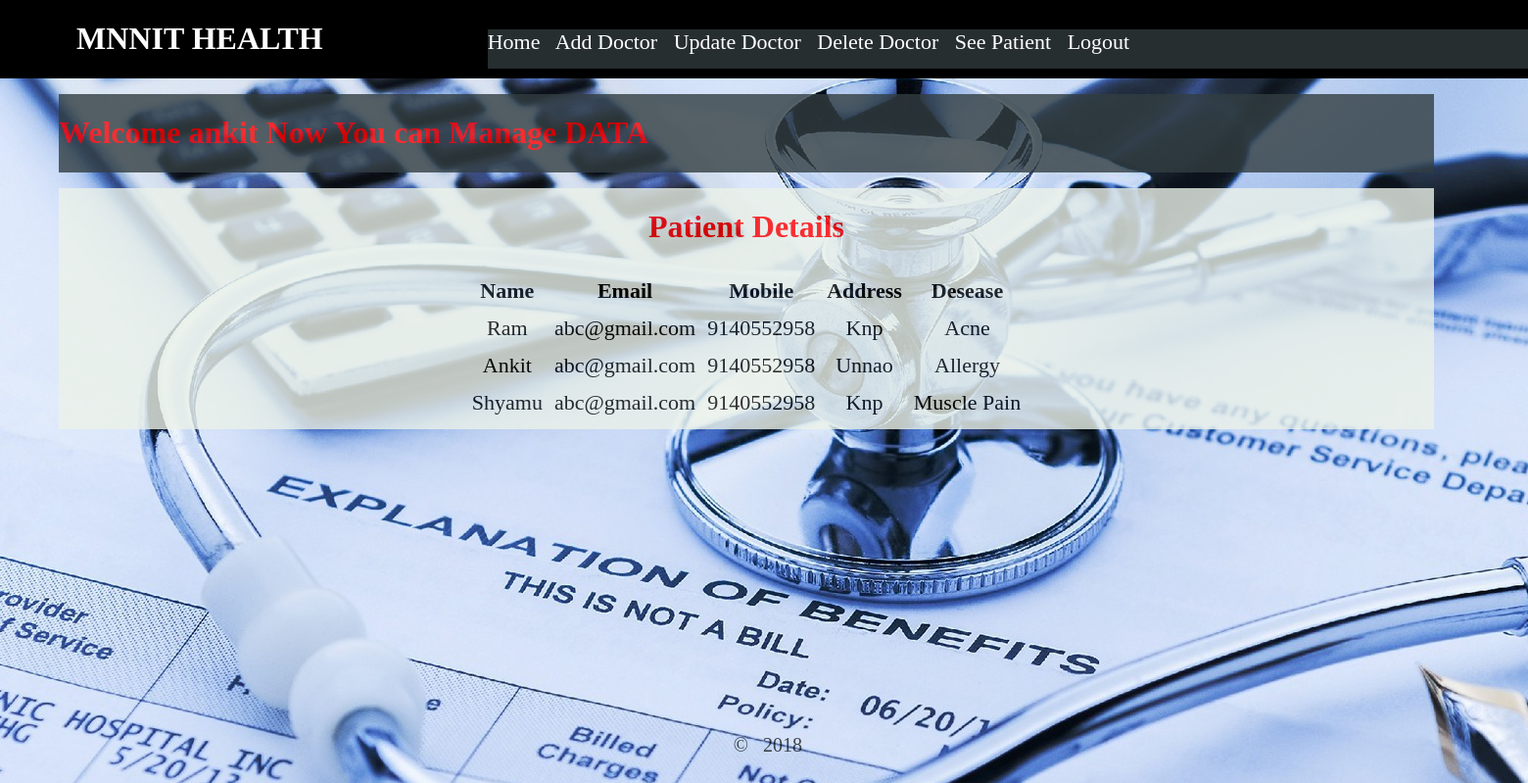
/patient.php (signed in), run on the app's committed database.
### tables this page shows
CREATE TABLE Customers (
  user_id varchar(11) NOT NULL,
  first_name varchar(30) NOT NULL,
  middle_name varchar(30) DEFAULT NULL,
  last_name varchar(30) DEFAULT NULL,
  email varchar(30) NOT NULL,
  mob varchar(11) NOT NULL,
  address_line1 varchar(50) NOT NULL,
  address_line2 varchar(50) DEFAULT NULL,
  address_line3 varchar(50) DEFAULT NULL,
  desease varchar(30) NOT NULL,
  primary key(user_id)
);

### patient.php (the view, shortened to what this page needs)
<?php
  $con=con();
    $userid = $_SESSION['user_id'];
    $qu="select * from Customers ";
    $result=$con->query($qu);
?>
<!DOCTYPE html>
<html>
 <head>
   <link  href="css/admin_home.css" rel="stylesheet"/>
 </head>
 <body>
  <div id="full">
    <div id="header">
      <div id="lg">
         <h1 style="color:white;"> MNNIT HEALTH</h1>
      </div>
      <div id="li">
        <a href="admin_home.php"> Home &nbsp; </a>
        <a href="add.php"> Add Doctor &nbsp;</a>
        <a href="update.php"> Update Doctor &nbsp;</a>
        <a href="delete.php">  Delete Doctor &nbsp;</a>
        <a href="patient.php"> See Patient &nbsp;</a>
        <a href="logout.php"> Logout </a>
      </div>
    </div>
    <div id="ma">
      <marquee> <h1 style="color:red;"> Welcome <?php echo "$userid";?> Now You can Manage DATA</h1></marquee>
    </div>
    <div id="fo">
         <center> <h1 style="color:red;opacity:1;"> Patient Details </h1></center>
          <?php
           echo "<center><table>";
           echo "<tr><th>Name</th><th>Email</th><th>Mobile</th><th>Address</th><th>Desease</th></tr>";
           while($row1=$result->fetch_array())
            {
              echo "<tr><td>$row1[1] $row1[2] $row1[3]</td><td> $row1[4]</td><td> $row1[5]</td><td>$row1[6] $row1[7] $row1[8]</td><td>$row1[9]</td></tr>";
            }
            echo "</table></center>";
          ?>
    </div>
    <div id="abo">
    <p style="color:black"> &copy;  2018</p>
    </div>
  </div>
 </body>
</html>

### css/admin_home.css (style rules this page uses)
body { background-image: url("../img/10.jpeg"); background-repeat:no-repeat; background-attachment: fixed; z-index:-1; }
#full { height:auto; width:100%; z-index:1; }
#header { background-color:black; position:fixed; top:0; left:0; height:10%; width:100%; z-index:1999; }
#lg { position:absolute; left:5%; height:50%; width:30%; }
#li { background-color:#272E30; position:absolute; left:30%; width:70%; height:50%; font-size:22px; margin:1.9%; }
a { color:white; text-decoration:none; }
#ma { background-color:#333E42; position:absolute; top:12%; left:60px; height:10%; width:90%; opacity: 0.8; }
#fo { background-color:#ECF2E9; position:absolute; top:24%; left:60px; height:auto; width:90%; opacity:0.8; }
#abo { position:absolute; bottom:1%; left:48%; width:90%; font-size:20px; color:black; word-spacing:10px; opacity:0.7 }
table, th, td { margin:2px; text-align: center; padding:5px; cellpadding:10px; font-size:22px; }

### data on the page
customers: first_name "Ram", email "abc@gmail.com", mob "9140552958", address_line1 "Knp", desease "Acne"
customers: first_name "Ankit", email "abc@gmail.com", mob "9140552958", address_line1 "Unnao", desease "Allergy"
customers: first_name "Shyamu", email "abc@gmail.com", mob "9140552958", address_line1 "Knp", desease "Muscle Pain"

### other printed values
$userid "ankit"
